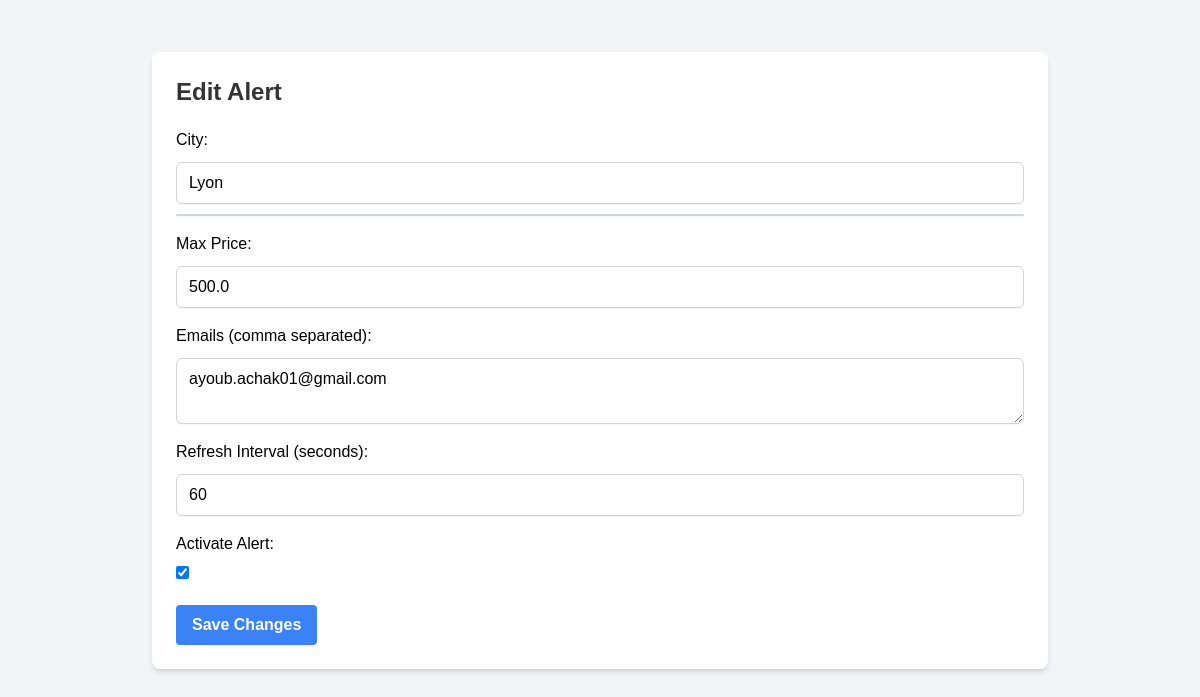
/alerts/3/edit, run on the app's committed database.
### models.py (models this page shows, shortened)
class Alert(db.Model):
    __tablename__ = 'alerts'
    id = db.Column(db.Integer, primary_key=True)
    name = db.Column(db.String(100), nullable=False)  # New name attribute
    city = db.Column(db.String(100), nullable=False)   # Keeping city as it is
    price = db.Column(db.Float, nullable=False)
    emails = db.Column(db.Text, nullable=False)  # Store emails as a comma-separated string
    bounds = db.Column(db.String(255), nullable=True)  # New bounds attribute
    status = db.Column(db.Boolean, default=True)  # Active (True) or Inactive (False)
    interval = db.Column(db.Integer, default=300)  # Refresh duration in seconds
    created_at = db.Column(db.DateTime, default=datetime.utcnow)
    updated_at = db.Column(db.DateTime, default=datetime.utcnow, onupdate=datetime.utcnow)

### app.py (the view, shortened to what this page needs)
@app.route('/alerts/<int:alert_id>/edit', methods=['GET', 'POST'])
def edit_alert(alert_id):
    meta = get_meta_data()
    alert = Alert.query.get_or_404(alert_id)
    logs = AlertLog.query.filter_by(alert_id=alert.id).all()
    return render_template('edit_alert.html', alert=alert, logs=logs, meta=meta)

### app.py (called while the page is built)
def get_meta_data():
    with open('static/meta.json') as meta_file:
        return json.load(meta_file)

### templates/edit_alert.html (shortened to what this page needs)
{% extends "base.html" %}
{% block content %}
    <h1 class="text-2xl font-bold mb-4">Edit Alert</h1>
    <form action="{{ url_for('edit_alert', alert_id=alert.id) }}" method="POST">
        <label for="searchLocation">City:</label>
        <input type="text" id="searchLocation" name="city" value="{{ alert.city }}" required class="mt-1 block w-full px-3 py-2 border border-gray-300 rounded-md shadow-sm" placeholder="Search for a city">
        <ul id="suggestions" class="mt-2 border border-gray-300 bg-white rounded-md shadow-sm"></ul>
        <label for="price" class="block mt-4">Max Price:</label>
        <input type="number" name="price" step="0.01" value="{{ alert.price }}" required class="mt-1 block w-full px-3 py-2 border border-gray-300 rounded-md shadow-sm">
        <label for="emails" class="block mt-4">Emails (comma separated):</label>
        <textarea name="emails" required class="mt-1 block w-full px-3 py-2 border border-gray-300 rounded-md shadow-sm">{{ alert.emails }}</textarea>
        <label for="interval" class="block mt-4">Refresh Interval (seconds):</label>
        <input type="number" name="interval" value="{{ alert.interval }}" required class="mt-1 block w-full px-3 py-2 border border-gray-300 rounded-md shadow-sm">
        <label for="status" class="block mt-4">Activate Alert:</label>
        <input type="checkbox" name="status" {% if alert.status %}checked{% endif %} class="mr-2">
        <button type="submit" class="bg-blue-500 hover:bg-blue-700 text-white font-bold py-2 px-4 rounded mt-4">Save Changes</button>
    </form>
{% endblock %}

### static/styles.css (style rules this page uses)
body { font-family: Arial, sans-serif; margin: 20px; }
h1 { color: #333; }
form { margin-top: 20px; }
label, input { display: block; margin-bottom: 10px; }
button { padding: 10px 20px; background-color: #4CAF50; color: white; border: none; cursor: pointer; }

### data on the page
Alert: city "Lyon", price "500.0", emails "ayoub.achak01@gmail.com", interval "60", status "☑"
